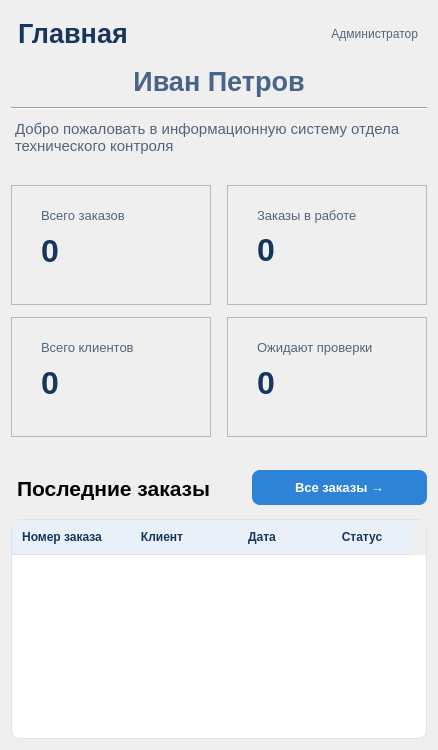
           <widget class="QWidget" name="pageHome">
            <property name="styleSheet">
             <string notr="true">QPushButton {
    background-color: #2D83D5;
    color: #FFFFFF;
    border: none;
    border-radius: 8px;
    padding: 10px 14px;
    font-size: 10pt;
    font-weight: bold;
}

QPushButton:hover {
    background-color: #3B94E8;
}

QPushButton:pressed {
    background-color: #1E68AE;
}

QPushButton:disabled {
    background-color: #B9C7D5;
    color: #F4F6F8;
}

QPushButton[secondary=&quot;true&quot;] {
    background-color: #E4EBF3;
    color: #294D70;
    border: 1px solid #D0DCE8;
}

QPushButton[secondary=&quot;true&quot;]:hover {
    background-color: #D5E3F1;
}

QPushButton[primary=&quot;true&quot;] {
    background-color: #176BB5;
}

QPushButton[primary=&quot;true&quot;]:hover {
    background-color: #247FCB;
}</string>
            </property>
            <layout class="QVBoxLayout" name="verticalLayout_9">
             <item>
              <layout class="QVBoxLayout" name="verticalLayout_4">
               <item>
                <layout class="QHBoxLayout" name="contentHeaderLayout">
                 <item>
                  <widget class="QLabel" name="lblPageTitle">
                   <property name="minimumSize">
                    <size>
                     <width>0</width>
                     <height>45</height>
                    </size>
                   </property>
                   <property name="font">
                    <font>
                     <pointsize>20</pointsize>
                     <weight>75</weight>
                     <bold>true</bold>
                    </font>
                   </property>
                   <property name="styleSheet">
                    <string notr="true">color: #17365D;
padding: 4px 0;</string>
                   </property>
                   <property name="text">
                    <string>Главная</string>
                   </property>
                  </widget>
                 </item>
                 <item>
                  <widget class="QLabel" name="lblCurrentRole">
                   <property name="font">
                    <font>
                     <pointsize>9</pointsize>
                    </font>
                   </property>
                   <property name="styleSheet">
                    <string notr="true">color: #52657A;
padding: 6px;
background: transparent;</string>
                   </property>
                   <property name="text">
                    <string>Администратор</string>
                   </property>
                   <property name="alignment">
                    <set>Qt::AlignRight|Qt::AlignTrailing|Qt::AlignVCenter</set>
                   </property>
                  </widget>
                 </item>
                </layout>
               </item>
               <item>
                <widget class="QLabel" name="lblUsername">
                 <property name="minimumSize">
                  <size>
                   <width>0</width>
                   <height>30</height>
                  </size>
                 </property>
                 <property name="font">
                  <font>
                   <pointsize>20</pointsize>
                   <weight>75</weight>
                   <italic>false</italic>
                   <bold>true</bold>
                   <underline>false</underline>
                   <strikeout>false</strikeout>
                  </font>
                 </property>
                 <property name="styleSheet">
                  <string notr="true">color: #48648a;
padding: 4px 0;
font-size: 20pt;
font-weight: bold;
border: 1px;</string>
                 </property>
                 <property name="text">
                  <string>Иван Петров</string>
                 </property>
                 <property name="alignment">
                  <set>Qt::AlignCenter</set>
                 </property>
                </widget>
               </item>
               <item>
                <widget class="Line" name="line">
                 <property name="styleSheet">
                  <string notr="true">color: black;</string>
                 </property>
                 <property name="lineWidth">
                  <number>1</number>
                 </property>
                 <property name="orientation">
                  <enum>Qt::Horizontal</enum>
                 </property>
                </widget>
               </item>
               <item>
                <widget class="QLabel" name="lblWelcome">
                 <property name="minimumSize">
                  <size>
                   <width>0</width>
                   <height>30</height>
                  </size>
                 </property>
                 <property name="font">
                  <font>
                   <pointsize>11</pointsize>
                  </font>
                 </property>
                 <property name="styleSheet">
                  <string notr="true">color: #52657A;
padding: 4px 0;</string>
                 </property>
                 <property name="text">
                  <string>Добро пожаловать в информационную систему отдела технического контроля</string>
                 </property>
                 <property name="wordWrap">
                  <bool>true</bool>
                 </property>
                </widget>
               </item>
               <item>
                <layout class="QGridLayout" name="gridLayout">
                 <property name="leftMargin">
                  <number>0</number>
                 </property>
                 <property name="topMargin">
                  <number>20</number>
                 </property>
                 <property name="rightMargin">
                  <number>0</number>
                 </property>
                 <property name="bottomMargin">
                  <number>20</number>
                 </property>
                 <property name="horizontalSpacing">
                  <number>16</number>
                 </property>
                 <property name="verticalSpacing">
                  <number>12</number>
                 </property>
                 <item row="0" column="1">
                  <widget class="QFrame" name="cardActiveOrders">
                   <property name="minimumSize">
                    <size>
                     <width>200</width>
                     <height>120</height>
                    </size>
                   </property>
                   <property name="frameShape">
                    <enum>QFrame::StyledPanel</enum>
                   </property>
                   <property name="frameShadow">
                    <enum>QFrame::Raised</enum>
                   </property>
                   <widget class="QLabel" name="lblActiveOrdersTitle">
                    <property name="geometry">
                     <rect>
                      <x>30</x>
                      <y>20</y>
                      <width>101</width>
                      <height>20</height>
                     </rect>
                    </property>
                    <property name="minimumSize">
                     <size>
                      <width>100</width>
                      <height>20</height>
                     </size>
                    </property>
                    <property name="font">
                     <font>
                      <pointsize>10</pointsize>
                     </font>
                    </property>
                    <property name="styleSheet">
                     <string notr="true">color: #52657A;
border: none;
background: transparent;</string>
                    </property>
                    <property name="text">
                     <string>Заказы в работе</string>
                    </property>
                   </widget>
                   <widget class="QLabel" name="lblActiveOrdersValue">
                    <property name="geometry">
                     <rect>
                      <x>30</x>
                      <y>50</y>
                      <width>200</width>
                      <height>30</height>
                     </rect>
                    </property>
                    <property name="minimumSize">
                     <size>
                      <width>200</width>
                      <height>30</height>
                     </size>
                    </property>
                    <property name="font">
                     <font>
                      <pointsize>24</pointsize>
                      <weight>75</weight>
                      <bold>true</bold>
                     </font>
                    </property>
                    <property name="styleSheet">
                     <string notr="true">color: #17365D;
border: none;
background: transparent;</string>
                    </property>
                    <property name="text">
                     <string>0</string>
                    </property>
                   </widget>
                  </widget>
                 </item>
                 <item row="1" column="0">
                  <widget class="QFrame" name="cardClients">
                   <property name="minimumSize">
                    <size>
                     <width>200</width>
                     <height>120</height>
                    </size>
                   </property>
                   <property name="frameShape">
                    <enum>QFrame::StyledPanel</enum>
                   </property>
                   <property name="frameShadow">
                    <enum>QFrame::Raised</enum>
                   </property>
                   <widget class="QLabel" name="lblClientsTitle">
                    <property name="geometry">
                     <rect>
                      <x>30</x>
                      <y>20</y>
                      <width>100</width>
                      <height>20</height>
                     </rect>
                    </property>
                    <property name="minimumSize">
                     <size>
                      <width>100</width>
                      <height>20</height>
                     </size>
                    </property>
                    <property name="font">
                     <font>
                      <pointsize>10</pointsize>
                     </font>
                    </property>
                    <property name="styleSheet">
                     <string notr="true">color: #52657A;
border: none;
background: transparent;</string>
                    </property>
                    <property name="text">
                     <string>Всего клиентов</string>
                    </property>
                   </widget>
                   <widget class="QLabel" name="lblClientsValue">
                    <property name="geometry">
                     <rect>
                      <x>30</x>
                      <y>50</y>
                      <width>200</width>
                      <height>31</height>
                     </rect>
                    </property>
                    <property name="minimumSize">
                     <size>
                      <width>200</width>
                      <height>30</height>
                     </size>
                    </property>
                    <property name="font">
                     <font>
                      <pointsize>24</pointsize>
                      <weight>75</weight>
                      <bold>true</bold>
                     </font>
                    </property>
                    <property name="styleSheet">
                     <string notr="true">color: #17365D;
border: none;
background: transparent;</string>
                    </property>
                    <property name="text">
                     <string>0</string>
                    </property>
                   </widget>
                  </widget>
                 </item>
                 <item row="1" column="1">
                  <widget class="QFrame" name="cardPendingChecks">
                   <property name="minimumSize">
                    <size>
                     <width>200</width>
                     <height>120</height>
                    </size>
                   </property>
                   <property name="frameShape">
                    <enum>QFrame::StyledPanel</enum>
                   </property>
                   <property name="frameShadow">
                    <enum>QFrame::Raised</enum>
                   </property>
                   <widget class="QLabel" name="lblPendingChecksTitle">
                    <property name="geometry">
                     <rect>
                      <x>30</x>
                      <y>20</y>
                      <width>131</width>
                      <height>20</height>
                     </rect>
                    </property>
                    <property name="minimumSize">
                     <size>
                      <width>100</width>
                      <height>20</height>
                     </size>
                    </property>
                    <property name="font">
                     <font>
                      <pointsize>10</pointsize>
                     </font>
                    </property>
                    <property name="styleSheet">
                     <string notr="true">color: #52657A;
border: none;
background: transparent;</string>
                    </property>
                    <property name="text">
                     <string>Ожидают проверки</string>
                    </property>
                   </widget>
                   <widget class="QLabel" name="lblPendingChecksValue">
                    <property name="geometry">
                     <rect>
                      <x>30</x>
                      <y>50</y>
                      <width>200</width>
                      <height>31</height>
                     </rect>
                    </property>
                    <property name="minimumSize">
                     <size>
                      <width>200</width>
                      <height>30</height>
                     </size>
                    </property>
                    <property name="font">
                     <font>
                      <pointsize>24</pointsize>
                      <weight>75</weight>
                      <bold>true</bold>
                     </font>
                    </property>
                    <property name="styleSheet">
                     <string notr="true">color: #17365D;
border: none;
background: transparent;</string>
                    </property>
                    <property name="text">
                     <string>0</string>
                    </property>
                   </widget>
                  </widget>
                 </item>
                 <item row="0" column="0">
                  <widget class="QFrame" name="cardOrders">
                   <property name="minimumSize">
                    <size>
                     <width>200</width>
                     <height>120</height>
                    </size>
                   </property>
                   <property name="frameShape">
                    <enum>QFrame::StyledPanel</enum>
                   </property>
                   <property name="frameShadow">
                    <enum>QFrame::Raised</enum>
                   </property>
                   <widget class="QLabel" name="lblOrdersTitle">
                    <property name="geometry">
                     <rect>
                      <x>30</x>
                      <y>20</y>
                      <width>100</width>
                      <height>20</height>
                     </rect>
                    </property>
                    <property name="minimumSize">
                     <size>
                      <width>100</width>
                      <height>20</height>
                     </size>
                    </property>
                    <property name="font">
                     <font>
                      <pointsize>10</pointsize>
                     </font>
                    </property>
                    <property name="styleSheet">
                     <string notr="true">color: #52657A;
border: none;
background: transparent;</string>
                    </property>
                    <property name="text">
                     <string>Всего заказов</string>
                    </property>
                   </widget>
                   <widget class="QLabel" name="lblOrderValue">
                    <property name="geometry">
                     <rect>
                      <x>30</x>
                      <y>50</y>
                      <width>200</width>
                      <height>31</height>
                     </rect>
                    </property>
                    <property name="minimumSize">
                     <size>
                      <width>200</width>
                      <height>30</height>
                     </size>
                    </property>
                    <property name="font">
                     <font>
                      <pointsize>24</pointsize>
                      <weight>75</weight>
                      <bold>true</bold>
                     </font>
                    </property>
                    <property name="styleSheet">
                     <string notr="true">color: #17365D;
border: none;
background: transparent;</string>
                    </property>
                    <property name="text">
                     <string>0</string>
                    </property>
                   </widget>
                  </widget>
                 </item>
                </layout>
               </item>
               <item>
                <layout class="QHBoxLayout" name="horizontalLayoutAllOrders">
                 <item>
                  <widget class="QLabel" name="lblCurrentOrders">
                   <property name="minimumSize">
                    <size>
                     <width>0</width>
                     <height>50</height>
                    </size>
                   </property>
                   <property name="font">
                    <font>
                     <pointsize>16</pointsize>
                     <weight>75</weight>
                     <bold>true</bold>
                    </font>
                   </property>
                   <property name="styleSheet">
                    <string notr="true">color: 17365D;
padding: 8px 0;</string>
                   </property>
                   <property name="text">
                    <string>Последние заказы</string>
                   </property>
                  </widget>
                 </item>
                 <item>
                  <widget class="QPushButton" name="btnAllOrders">
                   <property name="minimumSize">
                    <size>
                     <width>0</width>
                     <height>30</height>
                    </size>
                   </property>
                   <property name="maximumSize">
                    <size>
                     <width>175</width>
                     <height>35</height>
                    </size>
                   </property>
                   <property name="cursor">
                    <cursorShape>PointingHandCursor</cursorShape>
                   </property>
                   <property name="text">
                    <string>Все заказы →</string>
                   </property>
                  </widget>
                 </item>
                </layout>
               </item>
               <item>
                <widget class="QTableWidget" name="tableRecentOrders">
                 <property name="minimumSize">
                  <size>
                   <width>0</width>
                   <height>220</height>
                  </size>
                 </property>
                 <property name="font">
                  <font>
                   <pointsize>10</pointsize>
                  </font>
                 </property>
                 <property name="styleSheet">
                  <string notr="true">QTableWidget {
    background-color: #FFFFFF;
    alternate-background-color: #F4F7FB;
    color: #26384A;
    border: 1px solid #DCE5EF;
    border-radius: 8px;
    gridline-color: #E5EAF0;
    selection-background-color: #DCEBFA;
    selection-color: #17365D;
}

QHeaderView::section {
    background-color: #EAF0F7;
    color: #17365D;
    padding: 8px;
    border: none;
    border-bottom: 1px solid #DCE5EF;
    font-weight: bold;
}</string>
                 </property>
                 <property name="editTriggers">
                  <set>QAbstractItemView::NoEditTriggers</set>
                 </property>
                 <property name="alternatingRowColors">
                  <bool>true</bool>
                 </property>
                 <property name="selectionBehavior">
                  <enum>QAbstractItemView::SelectRows</enum>
                 </property>
                 <property name="showGrid">
                  <bool>false</bool>
                 </property>
                 <property name="wordWrap">
                  <bool>true</bool>
                 </property>
                 <property name="columnCount">
                  <number>4</number>
                 </property>
                 <attribute name="verticalHeaderDefaultSectionSize">
                  <number>0</number>
                 </attribute>
                 <column>
                  <property name="text">
                   <string>Номер заказа</string>
                  </property>
                 </column>
                 <column>
                  <property name="text">
                   <string>Клиент</string>
                  </property>
                 </column>
                 <column>
                  <property name="text">
                   <string>Дата</string>
                  </property>
                 </column>
                 <column>
                  <property name="text">
                   <string>Статус</string>
                  </property>
                 </column>
                </widget>
               </item>
              </layout>
             </item>
            </layout>
           </widget>
